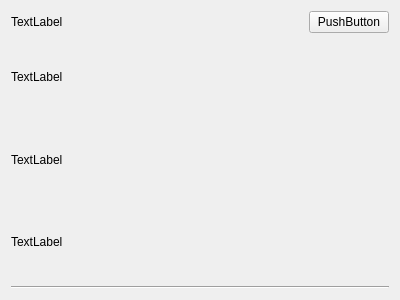
<?xml version="1.0" encoding="UTF-8"?>
<ui version="4.0">
 <class>Form</class>
 <widget class="QWidget" name="Form">
  <property name="geometry">
   <rect>
    <x>0</x>
    <y>0</y>
    <width>400</width>
    <height>300</height>
   </rect>
  </property>
  <property name="windowTitle">
   <string>Form</string>
  </property>
  <layout class="QVBoxLayout" name="verticalLayout">
   <item>
    <layout class="QHBoxLayout" name="horizontalLayout">
     <item>
      <widget class="QLabel" name="label">
       <property name="text">
        <string>TextLabel</string>
       </property>
      </widget>
     </item>
     <item>
      <spacer name="horizontalSpacer">
       <property name="orientation">
        <enum>Qt::Horizontal</enum>
       </property>
       <property name="sizeHint" stdset="0">
        <size>
         <width>40</width>
         <height>20</height>
        </size>
       </property>
      </spacer>
     </item>
     <item>
      <widget class="QPushButton" name="pushButton">
       <property name="text">
        <string>PushButton</string>
       </property>
      </widget>
     </item>
    </layout>
   </item>
   <item>
    <widget class="QLabel" name="label_2">
     <property name="text">
      <string>TextLabel</string>
     </property>
    </widget>
   </item>
   <item>
    <widget class="QLabel" name="label_4">
     <property name="text">
      <string>TextLabel</string>
     </property>
    </widget>
   </item>
   <item>
    <widget class="QLabel" name="label_3">
     <property name="text">
      <string>TextLabel</string>
     </property>
    </widget>
   </item>
   <item>
    <widget class="Line" name="line">
     <property name="orientation">
      <enum>Qt::Horizontal</enum>
     </property>
    </widget>
   </item>
  </layout>
 </widget>
 <resources/>
 <connections/>
</ui>
